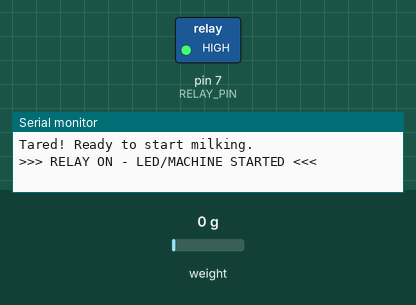
Simulated run of this sketch. Board: Arduino Uno, built with avr-gcc and run on an emulated ATmega328P. On the bench: switched loads named in the sketch (green lamp = pin HIGH), the last lines printed to the serial monitor. The inputs (shaded band) are chosen by the test bench; at power-on: weight on the scale 0 g. At 18.4 s the program stops and its outputs stay as they are.

Above: at 7.2 s.
At 18.2 s:
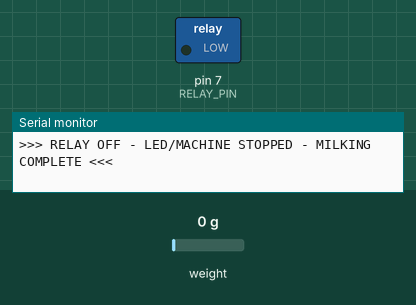
Timing chart, 0 to 19.7 s (numbered marks = the images above):
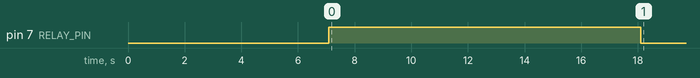

Measured:
- by itself, pin 7 (RELAY_PIN): HIGH → LOW at 18.1 s

The sketch:

milking_automation.ino
```cpp
#include "HX711.h"

// HX711 Pins
#define LOADCELL_DOUT_PIN  3
#define LOADCELL_SCK_PIN   2

// Relay Pin
#define RELAY_PIN 7

// Create HX711 object
HX711 scale;

// Configuration variables
float calibration_factor = -7050; // Adjust this value during calibration
float weight_threshold = 10.0;     // Minimum weight change in grams to consider milking active
unsigned long check_interval = 5000; // Check every 5 seconds (5000ms)
int stable_count_threshold = 3;    // Number of stable readings before stopping

// Working variables
float previous_weight = 0;
float current_weight = 0;
int stable_count = 0;
unsigned long last_check_time = 0;
bool machine_running = false;

void setup() {
  Serial.begin(9600);
  Serial.println("Automated Milking Machine Controller (Relay + LED Demo)");
  Serial.println("======================================================");

  // Initialize relay pin
  pinMode(RELAY_PIN, OUTPUT);
  digitalWrite(RELAY_PIN, LOW); // Relay OFF initially

  // Initialize HX711
  scale.begin(LOADCELL_DOUT_PIN, LOADCELL_SCK_PIN);

  Serial.println("Initializing load cell...");
  delay(2000);

  if (scale.is_ready()) {
    scale.set_scale(calibration_factor);
    scale.tare(); // Reset the scale to 0
    Serial.println("Load cell ready!");
    Serial.println("Place empty container and it will auto-tare in 3 seconds...");
    delay(3000);
    scale.tare();
    Serial.println("Tared! Ready to start milking.");
    Serial.println();
  } else {
    Serial.println("HX711 not found. Check wiring!");
    while (1); // Stop here if load cell not found
  }

  // Start the machine
  startMachine();
}

void loop() {
  // Check if it's time to measure weight
  if (millis() - last_check_time >= check_interval) {
    last_check_time = millis();

    // Read current weight
    if (scale.is_ready()) {
      current_weight = scale.get_units(10); // Average of 10 readings

      // Calculate weight change
      float weight_change = abs(current_weight - previous_weight);

      // Display current status
      Serial.print("Current Weight: ");
      Serial.print(current_weight, 1);
      Serial.print(" g | Weight Change: ");
      Serial.print(weight_change, 1);
      Serial.print(" g | Status: ");

      // Check if weight is changing (milking is active)
      if (weight_change >= weight_threshold) {
        stable_count = 0; // Reset stable count
        Serial.println("MILKING ACTIVE");

        // Ensure machine is running
        if (!machine_running) {
          startMachine();
        }
      } else {
        stable_count++;
        Serial.print("STABLE (");
        Serial.print(stable_count);
        Serial.print("/");
        Serial.print(stable_count_threshold);
        Serial.println(")");

        // If weight has been stable for threshold count, stop machine
        if (stable_count >= stable_count_threshold && machine_running) {
          stopMachine();
        }
      }

      // Update previous weight
      previous_weight = current_weight;

    } else {
      Serial.println("Load cell ");
    }

    Serial.println("---");
  }
}

void startMachine() {
  digitalWrite(RELAY_PIN, HIGH); // Turn ON relay (LED lights up)
  machine_running = true;
  Serial.println(">>> RELAY ON - LED/MACHINE STARTED <<<");
  Serial.println();
}

void stopMachine() {
  digitalWrite(RELAY_PIN, LOW); // Turn OFF relay (LED turns off)
  machine_running = false;
  Serial.println();
  Serial.println(">>> RELAY OFF - LED/MACHINE STOPPED - MILKING COMPLETE <<<");
  Serial.print("Total milk collected: ");
  Serial.print(current_weight, 1);
  Serial.println(" g");
  Serial.println();
  Serial.println("Remove container and press RESET to start again");
  Serial.println("====================================");

  // Optionally, you can add a delay or wait for manual reset
  while(1); // Stop program - requires manual reset to restart
}
```
